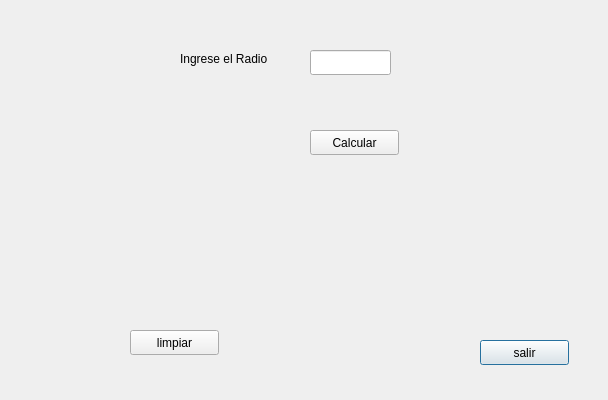
<?xml version="1.0" encoding="UTF-8"?>
<ui version="4.0">
 <class>Dialog</class>
 <widget class="QDialog" name="Dialog">
  <property name="geometry">
   <rect>
    <x>0</x>
    <y>0</y>
    <width>608</width>
    <height>400</height>
   </rect>
  </property>
  <property name="windowTitle">
   <string>Area de una circunferencia</string>
  </property>
  <widget class="QPushButton" name="BtnSalir">
   <property name="geometry">
    <rect>
     <x>480</x>
     <y>340</y>
     <width>89</width>
     <height>25</height>
    </rect>
   </property>
   <property name="text">
    <string>salir</string>
   </property>
  </widget>
  <widget class="QPushButton" name="BtnCalcular">
   <property name="geometry">
    <rect>
     <x>310</x>
     <y>130</y>
     <width>89</width>
     <height>25</height>
    </rect>
   </property>
   <property name="text">
    <string>Calcular</string>
   </property>
  </widget>
  <widget class="QLineEdit" name="ledit">
   <property name="geometry">
    <rect>
     <x>310</x>
     <y>50</y>
     <width>81</width>
     <height>25</height>
    </rect>
   </property>
  </widget>
  <widget class="QLabel" name="label">
   <property name="geometry">
    <rect>
     <x>180</x>
     <y>50</y>
     <width>121</width>
     <height>17</height>
    </rect>
   </property>
   <property name="text">
    <string>Ingrese el Radio</string>
   </property>
  </widget>
  <widget class="QLabel" name="lblResultado">
   <property name="geometry">
    <rect>
     <x>310</x>
     <y>180</y>
     <width>191</width>
     <height>61</height>
    </rect>
   </property>
   <property name="text">
    <string/>
   </property>
  </widget>
  <widget class="QPushButton" name="BtnLimpiar">
   <property name="geometry">
    <rect>
     <x>130</x>
     <y>330</y>
     <width>89</width>
     <height>25</height>
    </rect>
   </property>
   <property name="text">
    <string>limpiar</string>
   </property>
  </widget>
 </widget>
 <resources/>
 <connections/>
</ui>
